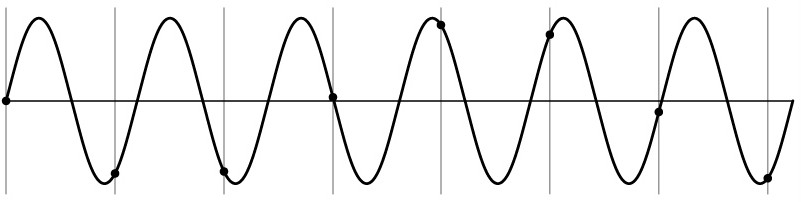
#> input picture lectures/assets/04_image_pyramids/slide014_img01.jpg, 801 x 202 px, given in place of skyline.png, which was not available
$ python hw06.py
#> lines starting #> are read from the running program, lines starting #| are printed output that depends on the picture; after the words box and inside, x2 and y2 are one past the last pixel; in counts of white or black regions, pixels touching at a corner belong together; pictures that were not available may be replaced by others from this repository, and a replacement may not be noted
"""Homework 06: Feature Point Detection.

Complete the two TODO functions. Helpers and demonstration are provided.
"""
from pathlib import Path
import argparse
import cv2
import numpy as np
import matplotlib
matplotlib.use("Agg")
import matplotlib.pyplot as plt


def derivative_filters():
    """PROVIDED: normalized Sobel filters; positive x right, positive y down."""
    hx = np.array([[-1, 0, 1], [-2, 0, 2], [-1, 0, 1]], dtype=np.float32) / 8
    return hx, hx.T.copy()


def harris_response(image, sigma_d, sigma_w, alpha):
    """Return same-size float32 Harris scores without modifying image.

    image is 2-D float32 in [0, 1]. Smooth with sigma_d, apply the
    provided derivative_filters() using cv2.filter2D, smooth the three
    gradient products with sigma_w, and compute det(M)-alpha*trace(M)**2.
    Use BORDER_REFLECT_101 and GaussianBlur(..., (0, 0), sigmaX=sigma).
    Keep signed responses. All parameters are valid; both sigmas > 0.
    """
    # TODO: follow the corresponding assignment section.
    # smooth with sigma_d
    image_smoothed = cv2.GaussianBlur(image, (0,0), sigma_d, borderType=cv2.BORDER_REFLECT_101)
    # obtain and apply derivative filters
    # Use cv2.GaussianBlur(values, (0, 0), sigmaX=sigma, borderType=cv2.BORDER_REFLECT_101) for
    # every Gaussian smoothing step. (0, 0) lets OpenCV choose the kernel size.
    hx, hy = derivative_filters()
    ix = cv2.filter2D(image_smoothed, -1, hx, borderType=cv2.BORDER_REFLECT_101)
    iy = cv2.filter2D(image_smoothed, -1, hy, borderType=cv2.BORDER_REFLECT_101)
    ixx = (ix*ix)
    ixy = (ix*iy)
    iyy = (iy*iy)
    A = cv2.GaussianBlur(ixx, (0,0), sigma_w, borderType=cv2.BORDER_REFLECT_101)
    B = cv2.GaussianBlur(ixy, (0,0), sigma_w, borderType=cv2.BORDER_REFLECT_101)
    C = cv2.GaussianBlur(iyy, (0,0), sigma_w, borderType=cv2.BORDER_REFLECT_101)
    det_M = A*C - B*B
    trace_M = A + C
    R = det_M - alpha*(trace_M**2)
    return R


def extract_sift(image, nfeatures=800):
    """Return (keypoints, descriptors) from OpenCV SIFT, preserving order.

    image is 2-D uint8 grayscale. Create SIFT with nfeatures=nfeatures,
    leave other SIFT settings at defaults, then detectAndCompute(image, None).
    Return a list of cv2.KeyPoint and float32 descriptors of shape (N, 128).
    If no features: return [], np.empty((0, 128), dtype=np.float32).
    Do not change image; nfeatures is a positive integer.
    """
    # TODO: follow the corresponding assignment section.
    detector = cv2.SIFT_create(nfeatures=nfeatures)
    # googled the detect and compute function to see return values
    keypoints, descriptors = detector.detectAndCompute(image, None)
    # should check the if condition
    if descriptors is None:
        return [], np.empty((0,128), dtype=np.float32)
    return keypoints, descriptors


# Everything below is PROVIDED. Leave it unchanged.
def load_image(path):
    image = cv2.imread(str(path), cv2.IMREAD_GRAYSCALE)
    if image is None:
        raise FileNotFoundError(path)
    return image


def select_corners(response):
    """Select positive local maxima. This is provided, not a student task."""
    maxima = cv2.dilate(response, np.ones((13, 13), dtype=np.uint8))
    keep = (response > 0) & (response > 0.01 * max(0., float(response.max())))
    keep &= response == maxima
    keep[:7] = False
    keep[-7:] = False
    keep[:, :7] = False
    keep[:, -7:] = False
    y, x = np.nonzero(keep)
    return x, y


def show_harris(ax, image, response):
    x, y = select_corners(response)
    ax.imshow(image, cmap="gray", vmin=0, vmax=255)
    ax.scatter(x, y, s=20, facecolors="none", edgecolors="#ffb000", linewidths=1)
    ax.set_title(f"Harris: {len(x)} selected corners")
    ax.axis("off")


def show_sift(ax, image, keypoints):
    shown = sorted(keypoints, key=lambda k: -k.response)[:120]
    view = cv2.drawKeypoints(image, shown, None, color=(20, 180, 255),
                            flags=cv2.DRAW_MATCHES_FLAGS_DRAW_RICH_KEYPOINTS)
    ax.imshow(cv2.cvtColor(view, cv2.COLOR_BGR2RGB))
    ax.set_title(f"SIFT: {len(keypoints)} keypoints (showing up to 120)")
    ax.axis("off")


def transformed_views(image):
    h, w = image.shape
    matrix = cv2.getRotationMatrix2D(((w-1)/2, (h-1)/2), 20, 1.0)
    rotated = cv2.warpAffine(image, matrix, (w, h), flags=cv2.INTER_LINEAR,
                             borderMode=cv2.BORDER_CONSTANT)
    smaller = cv2.resize(image, None, fx=0.65, fy=0.65, interpolation=cv2.INTER_AREA)
    return [("Original", image), ("Rotated 20 degrees", rotated), ("Scaled to 65%", smaller)]


def save_demonstration(image, output_dir):
    output_dir = Path(output_dir)
    output_dir.mkdir(parents=True, exist_ok=True)
    response = harris_response(image.astype(np.float32)/255, 1.0, 2.0, 0.04)
    keypoints, descriptors = extract_sift(image, nfeatures=800)
    fig, axes = plt.subplots(1, 3, figsize=(15, 4.5))
    show_harris(axes[0], image, response)
    limit = max(float(np.abs(response).max()), 1e-12)
    axes[1].imshow(response, cmap="gray", vmin=-limit, vmax=limit)
    axes[1].set_title("Harris score: dark < 0, light > 0")
    axes[1].axis("off")
    show_sift(axes[2], image, keypoints)
    fig.tight_layout()
    fig.savefig(output_dir/"hw06_features.png", dpi=140)
    plt.close(fig)

    views = transformed_views(image)
    fig, axes = plt.subplots(3, 2, figsize=(14, 12))
    for row, (label, view) in enumerate(views):
        scores = harris_response(view.astype(np.float32)/255, 1.0, 2.0, 0.04)
        kp, _ = extract_sift(view, nfeatures=800)
        show_harris(axes[row, 0], view, scores)
        show_sift(axes[row, 1], view, kp)
        for ax in axes[row]:
            ax.set_title(label + "\n" + ax.get_title())
    fig.tight_layout()
    fig.savefig(output_dir/"hw06_transformations.png", dpi=130)
    plt.close(fig)
    print(f"SIFT: {len(keypoints)} keypoints; descriptors shape: {descriptors.shape}")
    print("Saved hw06_features.png and hw06_transformations.png")


def main():
    parser = argparse.ArgumentParser(description=__doc__)
    parser.add_argument("image", nargs="?", type=Path,
                        default=Path(__file__).resolve().parent/"skyline.png")
    parser.add_argument("--output-dir", type=Path, default=Path("."))
    args = parser.parse_args()
    save_demonstration(load_image(args.image), args.output_dir)
#> in load_image, image is the input picture: shape (202, 801); min 0, max 255, mean 241.5
#> in harris_response, `B = cv2.GaussianBlur(ixy, (0,0), sigma_w, borderType=cv2.BORDER_REFLEC..`:
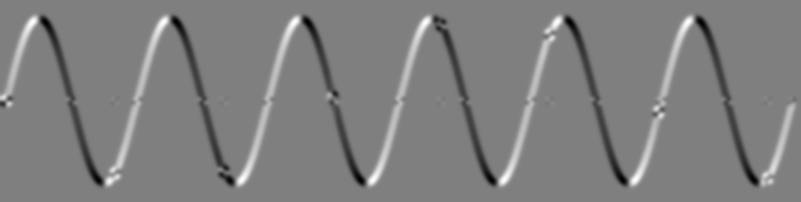
#> B: shape (202, 801) float32; min -0.0219, max 0.0218, mean -4.9e-06; drawn with min black and max white
#> in harris_response, `R = det_M - alpha*(trace_M**2)`:
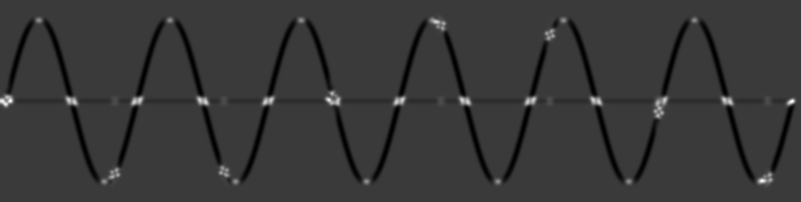
#> R: shape (202, 801) float32; min -8.92e-05, max 0.000299, mean -3.5e-06; drawn with min black and max white
#> in extract_sift, `keypoints, descriptors = detector.detectAndCompute(image, None)`: keypoints = 96 keypoints; strongest (x, y, size): (659, 112, 5.7), (6, 101, 5.5), (115, 173, 5.8), (224, 171, 5.8)
#> in select_corners, `keep = (response > 0) & (response > 0.01 * max(0., float(response.max(..`:
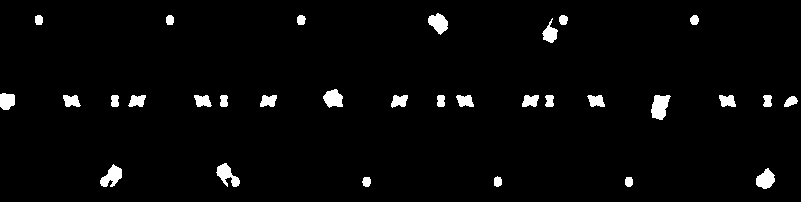
#> keep: shape (202, 801) bool; 2.9% white; 31 white regions, largest, box (x1, y1, x2, y2) and area: (651, 95, 671, 120) 347, (100, 164, 122, 187) 291, (216, 163, 240, 187) 289
#> in select_corners, `keep &= response == maxima`:
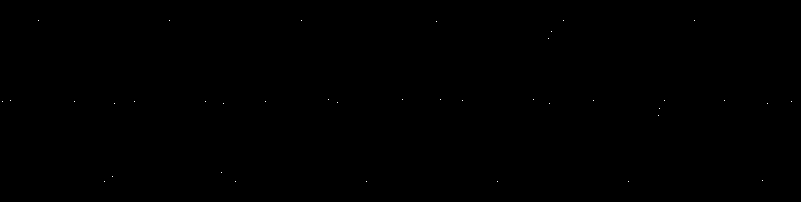
#> keep: shape (202, 801) bool; 0.02% white in thin lines or dots, all inside (x1, y1, x2, y2) = (2, 20, 792, 182)
#> in select_corners, `keep[:, :7] = False`: keep: shape (202, 801) bool; 0.02% white in thin lines or dots, all inside (x1, y1, x2, y2) = (10, 20, 792, 182)
#> in select_corners, `y, x = np.nonzero(keep)`: y = 37 values from 20 to 181; x = 37 values, max 791 at index 21, min 10 at index 12, mean 409.6
#> in show_harris, `x, y = select_corners(response)`: y = 37 values from 20 to 181
#> in save_demonstration, `limit = max(float(np.abs(response).max()), 1e-12)`: limit = 0.000299
#> in show_sift, `shown = sorted(keypoints, key=lambda k: -k.response)[:120]`: shown has the same summary as keypoints in extract_sift
#> in transformed_views, `smaller = cv2.resize(image, None, fx=0.65, fy=0.65, interpolation=cv2...`:
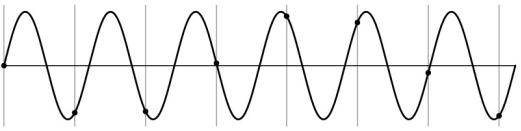
#> smaller: shape (131, 521); min 0, max 255, mean 241.5
#> in save_demonstration, `views = transformed_views(image)`: views = 3 items
#> the loop in save_demonstration, `for row, (label, view) in enumerate(views):` made 3 passes
#> label on passes 1 to 3: 'Original', 'Rotated 20 degrees', 'Scaled to 65%'
#> pass 2, in harris_response (call 3), `image_smoothed = cv2.GaussianBlur(image, (0,0), sigma_d, borderType=cv..`:
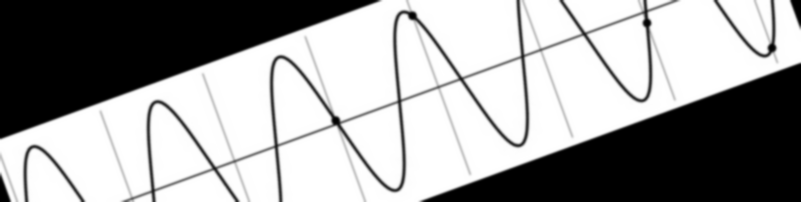
#> image_smoothed: shape (202, 801) float32; min 0, max 1, mean 0.631
#> in save_demonstration, `fig.savefig(output_dir/"hw06_transformations.png", dpi=130)`:
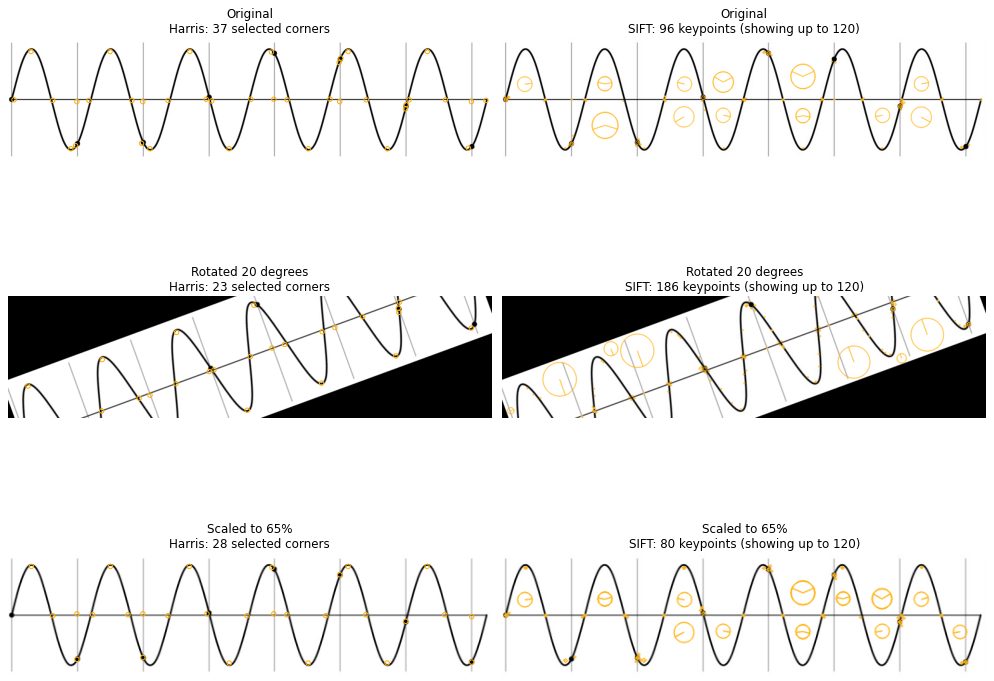
#> figure drawn by matplotlib, 6 panels
#| SIFT: 96 keypoints; descriptors shape: (96, 128)


if __name__ == "__main__":
    main()

$ run again, on lectures/assets/04_image_pyramids/slide015_img01.jpg
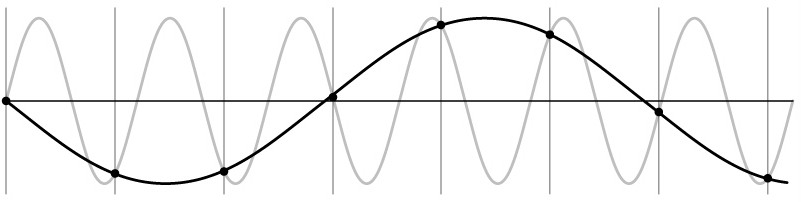
#> input picture lectures/assets/04_image_pyramids/slide015_img01.jpg, 801 x 202 px, given in place of skyline.png, which was not available
#> in load_image, image is the input picture: shape (202, 801); min 0, max 255, mean 244.8
#> in extract_sift, `keypoints, descriptors = detector.detectAndCompute(image, None)`: keypoints = 76 keypoints; strongest (x, y, size): (6, 101, 5.5), (768, 178, 5.9), (441, 25, 5.9), (550, 34, 5.8)
#> in select_corners, `keep = (response > 0) & (response > 0.01 * max(0., float(response.max(..`:
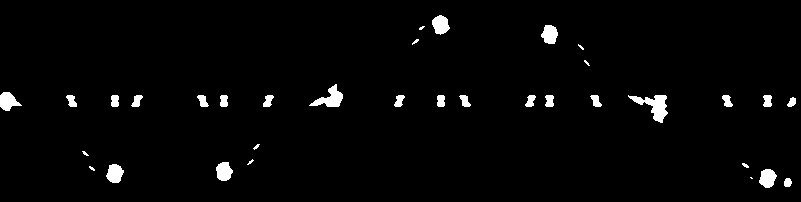
#> keep: shape (202, 801) bool; 2.4% white; 34 white regions (9 under 20 px), largest, box (x1, y1, x2, y2) and area: (628, 95, 668, 123) 472, (309, 84, 343, 107) 351, (0, 92, 22, 111) 258
#> in select_corners, `y, x = np.nonzero(keep)`: y = 40 values from 24 to 182; x = 40 values, max 792 at index 14, min 72 at index 16, mean 434.6
#> in show_harris, `x, y = select_corners(response)`: y = 40 values from 24 to 182
#> limit = 0.000281
#> shown has the same summary as keypoints in extract_sift
#> views = 3 items
#> the loop in save_demonstration, `for row, (label, view) in enumerate(views):` made 3 passes
#> label on passes 1 to 3: 'Original', 'Rotated 20 degrees', 'Scaled to 65%'
#> pass 2, in harris_response (call 3), `ixx = (ix*ix)`:
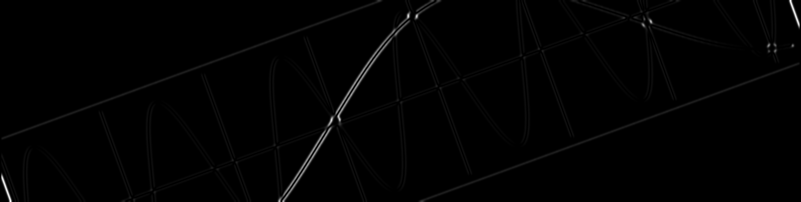
#> ixx: shape (202, 801) float32; min 0, max 0.102, mean 0.000834; drawn with min black and max white
#| SIFT: 76 keypoints; descriptors shape: (76, 128)

$ run again, on lectures/assets/04_image_pyramids/slide016_img01.jpg
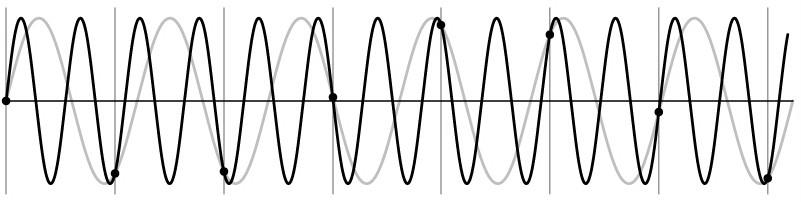
#> input picture lectures/assets/04_image_pyramids/slide016_img01.jpg, 801 x 202 px, given in place of skyline.png, which was not available
#> in load_image, image is the input picture: shape (202, 801); min 0, max 255, mean 229.3
#> in extract_sift, `keypoints, descriptors = detector.detectAndCompute(image, None)`: keypoints = 281 keypoints; strongest (x, y, size): (659, 112, 5.7), (6, 101, 5.4), (550, 34, 5.6), (787, 35, 2.4)
#> in select_corners, `keep = (response > 0) & (response > 0.01 * max(0., float(response.max(..`:
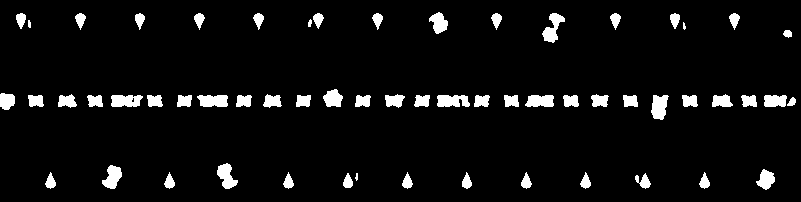
#> keep: shape (202, 801) bool; 5.8% white; 59 white regions (2 under 20 px), largest, box (x1, y1, x2, y2) and area: (542, 13, 565, 43) 333, (437, 95, 470, 107) 332, (651, 95, 669, 120) 329
#> in select_corners, `y, x = np.nonzero(keep)`: y = 60 values from 18 to 182; x = 60 values, max 792 at index 43, min 10 at index 17, mean 411.7
#> in show_harris, `x, y = select_corners(response)`: y = 60 values from 18 to 182
#> limit = 0.000363
#> shown = 120 keypoints; strongest (x, y, size): (659, 112, 5.7), (6, 101, 5.4), (550, 34, 5.6), (787, 35, 2.4)
#> views = 3 items
#> the loop in save_demonstration, `for row, (label, view) in enumerate(views):` made 3 passes
#> label on passes 1 to 3: 'Original', 'Rotated 20 degrees', 'Scaled to 65%'
#> pass 2, in harris_response (call 3), `ixx = (ix*ix)`:
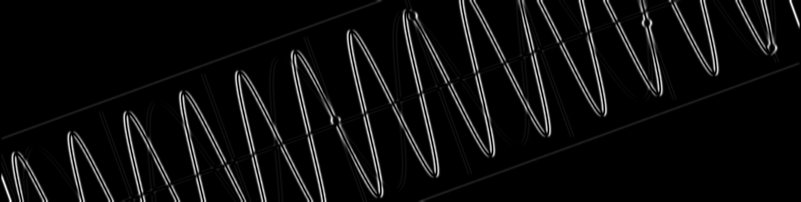
#> ixx: shape (202, 801) float32; min 0, max 0.102, mean 0.0053; drawn with min black and max white
#| SIFT: 281 keypoints; descriptors shape: (281, 128)
